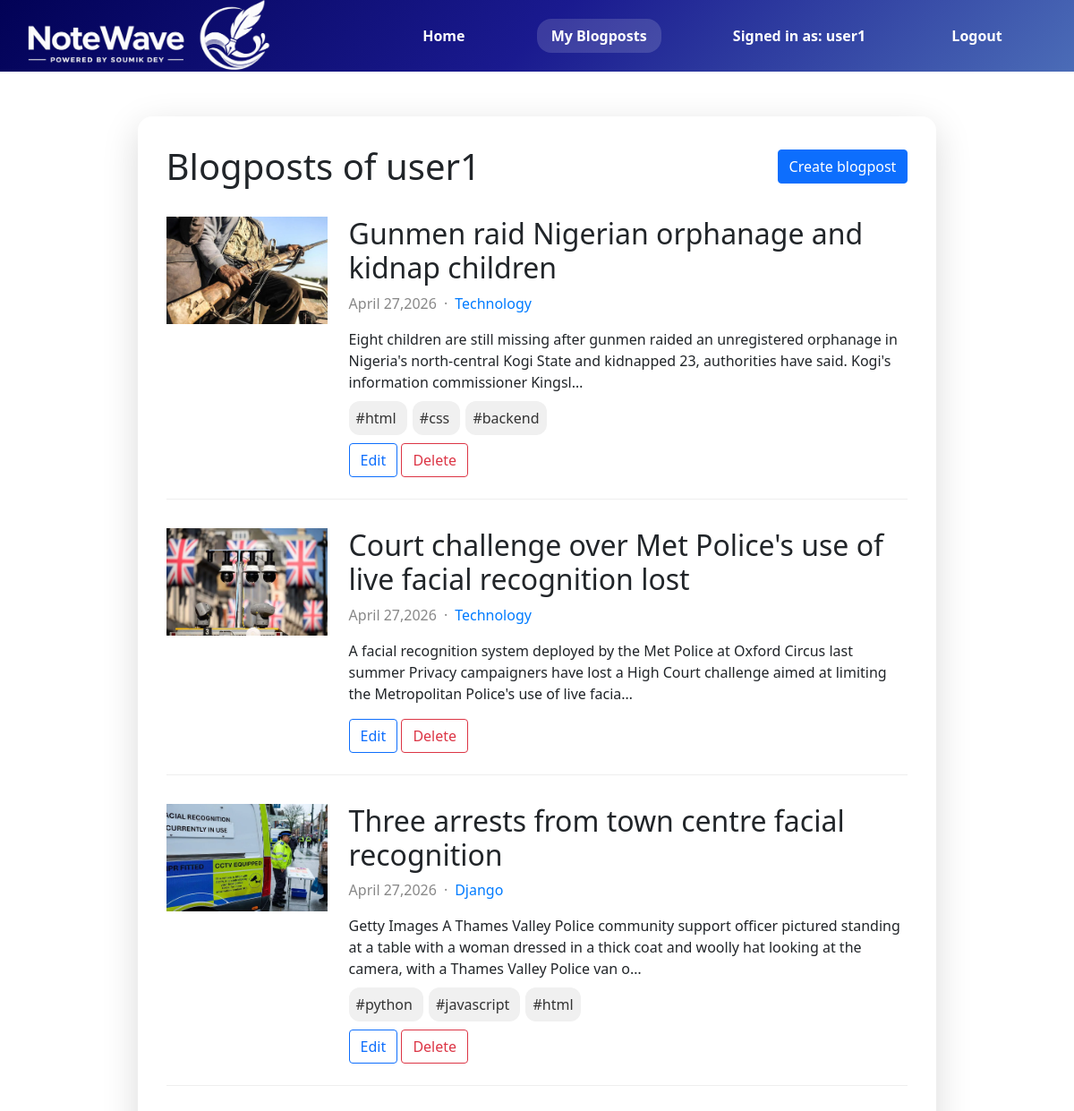
The page /blogpost (signed in) on the database its author committed.
### posts/models.py (models this page shows, shortened)
class BlogPost(models.Model):
    title = models.CharField(max_length=100)
    content = models.TextField()
    category = models.ForeignKey(Category, on_delete=models.SET_NULL, null=True, blank=True)
    tags=models.ManyToManyField(Tag, blank=True)
    image = models.ImageField(upload_to='images/',blank=True,null=True)
    created_on = models.DateTimeField(auto_now_add=True)
    modified_on = models.DateTimeField(auto_now=True)
    created_by = models.ForeignKey(User, on_delete=models.CASCADE)

class Category(models.Model):
    name = models.CharField(max_length=100, unique=True)
    created_on = models.DateTimeField(auto_now_add=True)
    modified_on = models.DateTimeField(auto_now=True)

class Tag(models.Model):
    name = models.CharField(max_length=100, unique=True)
    created_on = models.DateTimeField(auto_now_add=True)
    modified_on = models.DateTimeField(auto_now=True)

### posts/views.py (the view)
# urls.py: path('blogpost',views.blogpost,name='blogpost'),
@login_required
def blogpost(request):
    blogs = BlogPost.objects.filter(created_by=request.user).order_by('created_on')
    blogscount=blogs.count()
    context={
        'blogs':blogs,
        'blogscount':blogscount
    }
    return render(request,'post/blogpost.html',context)

### posts/templates/post/blogpost.html
{% extends "post/base.html"%}
{% block content%}
    <div class="main-container">
        <div class="topbar">
            <h1 class="title">Blogposts of {{user.username}}</h1>
            <a class="btn btn-primary" href="{%url 'create'%}">Create blogpost</a>
        </div>
        {%if blogscount == 0%}
        <p> There are no blog posts yet</p>
        {% else %}
        <div>
            {% for blog in blogs %}
            <div class="article">
            <div class="article-image">
                {% if blog.image %}
                <img src="{{blog.image.url}}">
                {% endif %}
            </div>
            <div class="article-content">
                <h2>{{blog.title}}</h2>
            <div class="article-details">
            <div class="article-date">{{blog.created_on|date:"F j,Y"}}</div>
                {% if blog.category %}
            <div class="article-dot">&middot;</div>
                <p class="article-category">{{blog.category.name}}</p>
                {% endif %}
            </div>
                <p>{{blog.content|truncatechars:200}}</p>
                {% if blog.tags.all %}
            <div class="tag-holder">
                {% for tag in blog.tags.all %}
                <span class="article-tags"> #{{tag.name}} </span>
                {% endfor %}
            </div>
                {% endif %}
                <div class="article-buttons">
                    <a class="btn btn-outline-primary" href="{%url 'edit' blog.id%}">Edit</a>
                    <a class="btn btn-outline-danger" href="{%url 'delete' blog.id%}">Delete</a>
                </div>
            </div>
            </div>
            {% endfor %}
        </div>
        {% endif %}
    </div>
{%endblock%}

### posts/templates/post/base.html (shortened to what this page needs)
{% load static %}
<!DOCTYPE html>
<html lang="en">
<head>
    <link rel="stylesheet" href="{%static 'post/main.css'%}">
    <link href="https://cdn.jsdelivr.net/npm/bootstrap@5.0.2/dist/css/bootstrap.min.css" rel="stylesheet">
</head>
<body>
    <nav class="navbar">
        <div class="navbar-logo">
            <a href="/">
                <img class="logo" src="{%static 'post/logo.png'%}" alt="MyBlog logo">
            </a>
        </div>
        <ul class="navbar-link">
            <li>
                <a href="{% url 'home'%}" class="{%if request.path == '/'%}active{% endif %}">Home</a>
            </li>
            {% if user.is_authenticated %}
            <li>
                <a href="{% url 'blogpost'%}" class="{%if request.path == '/blogpost'%}active{% endif %}">My Blogposts</a>
            </li>
            <li>
                <a href="{% url 'profile'%}" class="{%if request.path == '/users/profile'%}active{% endif %}">Signed in as: {{user.username}}</a>
            </li>
            <li>
                <a href="{%url 'logoutconfirm' %}" class="{%if request.path == 'users/confirm/logout'%}active{% endif %}">Logout</a>
            </li>
            {% endif %}
        </ul>
    </nav>
    <div class="container">
        {%block content%}
        {%endblock%}
    </div>
</body>
</html>

### posts/static/post/main.css (style rules this page uses)
html { font-family: Arial, Helvetica, sans-serif; }
body { margin: 0; padding: 0; }
.navbar { width: 100%; height: 80px; background: linear-gradient(135deg, #020256, #1a1a8f, #4b6cb7); display: flex; flex-direction: row; }
.navbar-logo { width: 30%; height: 100%; display: flex; justify-content: center; align-items: center; }
.navbar-link { width: 70%; height: 100%; margin: 0; display: flex; align-items: center; list-style: none; justify-content: space-evenly; }
.logo { max-width: 90%; max-height: 60%; height: auto; }
.navbar-link a { text-decoration: none; color: white; font-weight: 600; font-size: 1rem; text-decoration: none; transition: all 0.3s ease; padding: 8px 16px; }
.navbar-link a.active, .navbar-link a:hover { background-color: rgba(255, 255, 255, 0.15); color: #fff; padding: 8px 16px; border-radius: 16px; backdrop-filter: blur(6px); }
.container { display: flex; justify-content: center; margin-top: 50px; }
.main-container { width: 80%; box-shadow: 0 12px 40px rgba(0, 0, 0, 0.15); backdrop-filter: blur(8px); border-radius: 16px; padding: 32px; }
.title { margin: 0; }
.topbar { display: flex; flex-direction: row; justify-content: space-between; align-items: center; margin-bottom: 16px; }
.article, .article-delete { display: flex; border-bottom: 1px solid #eee; gap: 24px; margin: 32px 0; padding-bottom: 24px; }
.article-image, .article-image-delete { flex: 0 0 180px; height: 120px; background-color: lightgray; max-height: 120px; border-radius: 8px; }
.article-image img, .article-image-delete img { object-fit: cover; width: 180px; height: 120px; }
.article-content p { overflow-wrap: anywhere; word-break: break-word; }
.article-date { color: #888; margin-bottom: 8px; }
.article-details { display: flex; flex-direction: row; }
.article-category { color: #007bff; margin-left: 8px; }
.article-dot { margin-left: 8px; color: #888; }
.article-tags { background: #f0f0f0; color: #333; padding: 8px; margin-right: 6px; border-radius: 12px; }
.tag-holder { margin-bottom: 16px; }

### rows shown on the page
BlogPost: image (picture), title "Gunmen raid Nigerian orphanage and kidnap children", created_on "April 27,2026", category.name "Technology", content "Eight children are still missing after gunmen raided an unregistered orphanage in Nigeria's north-central Kogi State and kidnapped 23, authorities have said. Kogi's information commissioner Kingsl…"
Tag: name "html"
Tag: name "css"
Tag: name "backend"
BlogPost: image (picture), title "Court challenge over Met Police's use of live facial recognition lost", created_on "April 27,2026", category.name "Technology", content "A facial recognition system deployed by the Met Police at Oxford Circus last summer Privacy campaigners have lost a High Court challenge aimed at limiting the Metropolitan Police's use of live facia…"
BlogPost: image (picture), title "Three arrests from town centre facial recognition", created_on "April 27,2026", category.name "Django", content "Getty Images A Thames Valley Police community support officer pictured standing at a table with a woman dressed in a thick coat and woolly hat looking at the camera, with a Thames Valley Police van o…"
Tag: name "python"
Tag: name "javascript"

### other values the page prints
{{ user.username }} "user1"
